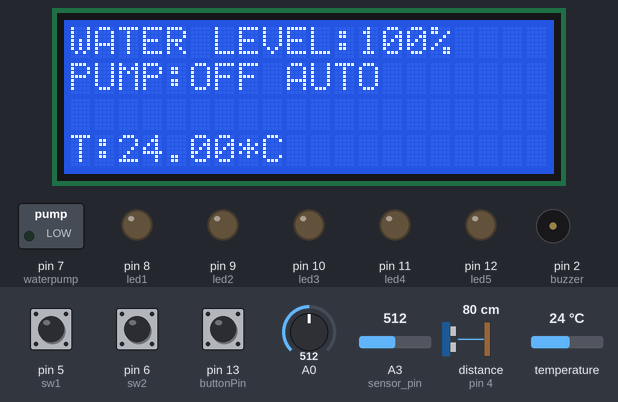
This sketch was run on a simulated Arduino Mega 2560, built with avr-gcc and run on an emulated ATmega2560. Parts: 20×4 character LCD, switched loads named in the sketch (green lamp = pin HIGH), output pins drawn as LEDs (lit = HIGH), buzzer (waves = sounding, pin HIGH). Wiring (inferred from the names in the program): ultrasonic range finder: trigger pin 3; echo pin 4. Inputs (shaded band) come from the test bench; at power-on: distance to the obstacle (sensor on pin 4) 80 cm, pin 6 (sw2) HIGH, pin 5 (sw1) HIGH, pin 13 (buttonPin) LOW, A0 = 512, A3 (sensor_pin) = 512, temperature 24 °C. The echo pulse lasts 58.3 µs per cm; EEPROM starts erased; pins used as bus, display or sensor lines are not drawn.

Above: at 2.2 s.
2.3 s: distance to the obstacle (sensor on pin 4) set to 2 cm
At 7.16 s:
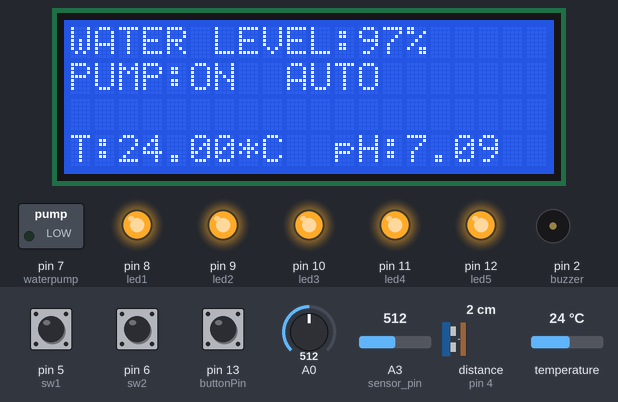
7.2 s: pin 6 (sw2) pulled LOW for 1 s
At 9.0 s:
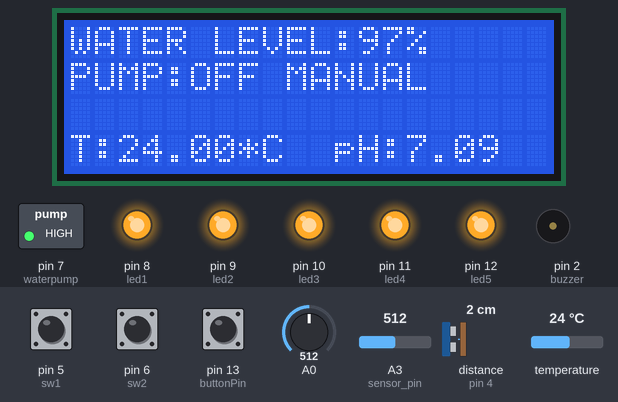
13.1 s: distance to the obstacle (sensor on pin 4) set to 8 cm
At 15.9 s:
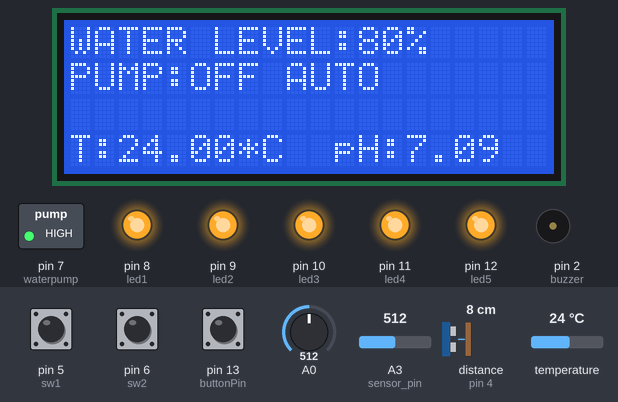
18.0 s: distance to the obstacle (sensor on pin 4) set to 11 cm
At 20.2 s:
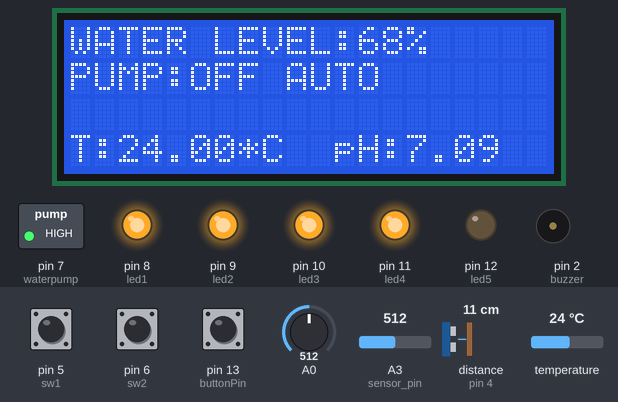
22.9 s: pin 5 (sw1) pulled LOW for 1 s
At 26.3 s:
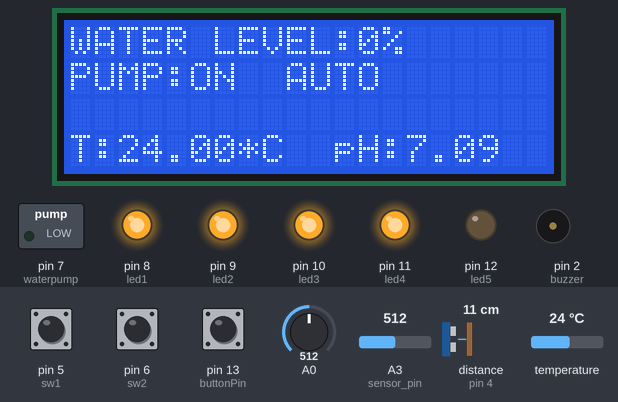
26.6 s: pin 6 (sw2) pulled LOW for 3.2 s
At 28.0 s:
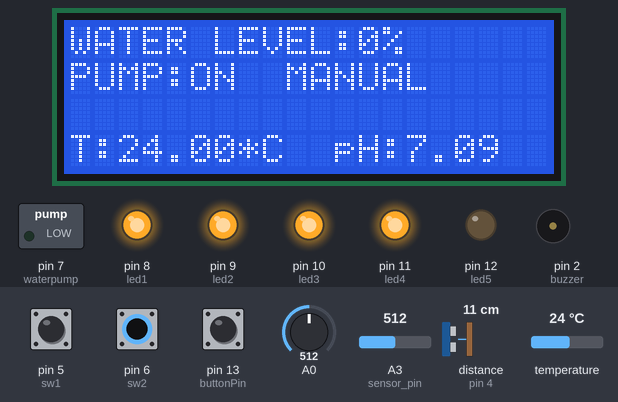
Timing chart, 0 to 29.6 s (numbered marks = the images above; inputs shaded):
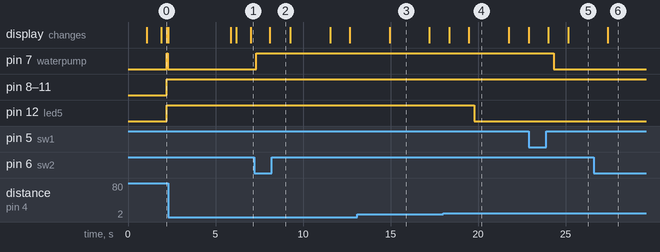

The sketch:

itoring_and_Control_with_screen_control_button_Arduino_Mega_.ino
```cpp
/*
 * This code create a MENU structure on a 16x2 LCD screen.
 * Six (6) different screens are implemented, and you can travel
 * thru them by pressing a button on Arduino PIN 4. Each press
 * of the button advances one (1) screen.
 * r
 * Made by Clovis Fritzen in 05/06/2017
 * http://www.FritzenMaker.com
 * http://www.FritzenLab.com.br
*/
//Based on YWROBOT's LiquidCrystal_I2C library, Library version:1.1
//Also based on the Debounce.ino sketch that comes with Arduino IDE

// Turbidity sensor A3
// Surrounding temperature A5
// pH sensor A0
//Ultrasonic sensor (trigger D3, echo D4)
// Relay D7
//
//
#include <LiquidCrystal_I2C.h>
#include <SoftwareSerial.h>
#include <String.h>
#include <DHT.h>
 #include <EEPROM.h>
#include <DallasTemperature.h>

#include <Wire.h>
 #define ONE_WIRE_BUS A1
 #define sensor_pin A3//turbidity sensor pin
#define DHTPIN 25
OneWire oneWire(ONE_WIRE_BUS);
DHT dht(DHTPIN, DHT11);
LiquidCrystal_I2C lcd(0x27, 20, 4);
DallasTemperature sensors(&oneWire);

SoftwareSerial gprs(2,3);
float ph_act, turbidity;
long duration, inches;
int set_val, percentage;
int read_ADC;
int ntu;
bool state, pump;
int phval = 0; // the pH meter Analog output is connected with the Arduino’s A0
unsigned long int avgval; //Store the average value of the sensor feedback
int buffer_arr[10], temp;
float calibration_value = 21.34;


int led1 = 8;
int led2 = 9;
int led3 = 10;
int led4 = 11;
int led5 = 12;
int buzzer = 2;

int trigpin= 3;
int echopin =4;
int sw1 = 5;
int sw2 = 6;
int waterpump=7;

int WhichScreen =1;   // This variable stores the current Screen number
boolean hasChanged = true;
const int buttonPin = 13;    // the number of the pushbutton pin
int buttonState;             // the current reading from the input pin
int lastButtonState = LOW;   // the previous reading from the input pin
unsigned long lastDebounceTime = 0;  // the last time the output pin was toggled
unsigned long debounceDelay = 10;    // the debounce time; increase if the output flickers

void setup()
{
              // the GPRS baud rate
  Serial.begin(9600);    // the GPRS baud rate
  gprs.begin(9600);
    sensors.begin();
  dht.begin();
  delay(1000);
    lcd.init();// or lcd.begin();
  lcd.backlight();
   pinMode(buttonPin, INPUT);

pinMode(sensor_pin, INPUT);
   pinMode(led1, OUTPUT);
  pinMode(led2, OUTPUT);
  pinMode(led3, OUTPUT);
  pinMode(led4, OUTPUT);
  pinMode(led5, OUTPUT);
  pinMode(buzzer, OUTPUT);


  digitalWrite(led1, LOW);
  digitalWrite(led2, LOW);
  digitalWrite(led3, LOW);
  digitalWrite(led4, LOW);
  digitalWrite(led5, LOW);
  digitalWrite(buzzer, LOW);

 pinMode(trigpin, OUTPUT);
pinMode(echopin, INPUT);
  pinMode(waterpump, OUTPUT);
    pinMode(sw1, INPUT_PULLUP);
  pinMode(sw2, INPUT_PULLUP);


    set_val = EEPROM.read(0);
  if (set_val > 35)set_val = 35 ;
}
void loop()
{
  read_ADC = analogRead(sensor_pin);
       sensors.requestTemperatures();
    digitalWrite(trigpin, HIGH);
  delayMicroseconds(10);
  digitalWrite(trigpin, LOW);
  duration = pulseIn(echopin, HIGH);
      percentage = (set_val - inches) * 100 / set_val;
  inches = microsecondsToInches(duration);


        lcd.setCursor(0, 0);
    lcd.print("WATER LEVEL:");
  lcd.setCursor(0, 1);
  lcd.print("PUMP:OFF MANUAL ");
  lcd.setCursor(12, 0);
  if (percentage < 0)percentage = 0;
  lcd.print(percentage);
  lcd.print("%   ");
     lcd.setCursor(5, 1);
   if(pump==1)lcd.print("ON ");
   else if(pump==0) lcd.print("OFF");


   lcd.setCursor(9, 1);
   if(!digitalRead(6))lcd.print("MANUAL ");
   else lcd.print("AUTO   ");
  lcd.setCursor(0, 3);
  lcd.print("T:");
  lcd.setCursor(2, 3);
  lcd.print(sensors.getTempCByIndex(0));
  lcd.setCursor(7, 3);
  lcd.print("*C");


     for (int i = 0; i < 10; i++) //Get 10 sample value from the sensor for smooth the value
  {
    buffer_arr[i] = analogRead(A0);
    delay(30);
  }
  for (int i = 0; i < 9; i++) //sort the analog from small to large
  {
    for (int j = i + 1; j < 10; j++)
    {
      if (buffer_arr[i] > buffer_arr[j])
      {
        temp = buffer_arr[i];
        buffer_arr[i] = buffer_arr[j];
        buffer_arr[j] = temp;
      }
    }
  }
  avgval = 0;
  for (int i = 2; i < 8; i++) //take the average value of 6 center sample
    avgval += buffer_arr[i];
  float volt = (float)avgval * 5.0 / 1024 / 6; //convert the analog into millivolt
  float ph_act = -5.70 * volt + calibration_value;//convert the millivolt into pH value

    lcd.setCursor(11, 3);
  lcd.print("pH:");
  lcd.setCursor(14, 3);
  lcd.print(ph_act);


  lcd.setCursor(15, 3);
  if (percentage < 30 & digitalRead(6))pump = 1;
  if (percentage > 85)pump = 0;
  digitalWrite(7, !pump);


  if (  (percentage > 0) && (percentage <= 10)  )
  {

    digitalWrite(led1, HIGH);
    digitalWrite(led2, LOW);
    digitalWrite(led3, LOW);
    digitalWrite(led4, LOW);
    digitalWrite(led5, LOW);

    digitalWrite(buzzer, HIGH);
  } else

    if (  (percentage > 10) && (percentage <= 25)  )
    {

      digitalWrite(led1, HIGH);
      digitalWrite(led2, HIGH);
      digitalWrite(led3, LOW);
      digitalWrite(led4, LOW);
      digitalWrite(led5, LOW);
      digitalWrite(buzzer, LOW);

    } else

      if (  (percentage > 25) && (percentage <= 50)  )
      {

        digitalWrite(led1, HIGH);
        digitalWrite(led2, HIGH);
        digitalWrite(led3, HIGH);
        digitalWrite(led4, LOW);
        digitalWrite(led5, LOW);
          digitalWrite(buzzer, LOW);
      } else

        if (  (percentage > 50) && (percentage <= 75)  )
        {

          digitalWrite(led1, HIGH);
          digitalWrite(led2, HIGH);
          digitalWrite(led3, HIGH);
          digitalWrite(led4, HIGH);
          digitalWrite(led5, LOW);
          digitalWrite(buzzer, LOW);
        } else

          if (  (percentage > 75) && (percentage <= 100)  )
          {

            digitalWrite(led1, HIGH);
            digitalWrite(led2, HIGH);
            digitalWrite(led3, HIGH);
            digitalWrite(led4, HIGH);
            digitalWrite(led5, HIGH);
            digitalWrite(buzzer, LOW);
          }


   lcd.setCursor(5, 1);
   if(pump==1)lcd.print("");
   else if(pump==0) lcd.print("");

  lcd.setCursor(9, 1);
  if (!digitalRead(6))lcd.print("");
  lcd.print("");

  if (!digitalRead(5) & !state & digitalRead(6)) {
    state = 1;
    set_val = inches;
    EEPROM.write(0, set_val);
  }

  if (!digitalRead(5) & !state & !digitalRead(6)) {
    state = 1;

    pump = !pump;

  }

  if (digitalRead(5))state = 0;


// push button control line
  if (hasChanged == true) {

  switch(WhichScreen) {
    case 1:
    {
      firstScreen();
    }
      delay(2000);


    case 2:
      {
        secondScreen();
        }
      break;

    case 4:
      {
        fourthScreen();
      }
      break;

   case 5:
      {
        fifthScreen();
      }
      break;

    }
}

    //-------------------------------
    // BEGIN of the switch debouncing code
    int reading = digitalRead(buttonPin);
  if (reading != lastButtonState) {
    // reset the debouncing timer
    lastDebounceTime = millis();
  }

if ((millis() - lastDebounceTime) > debounceDelay) {
    // whatever the reading is at, it's been there for longer
    // than the debounce delay, so take it as the actual current state:

    // if the button state has changed:
    if (reading != buttonState) {
      buttonState = reading;

      // only toggle the LED if the new button state is HIGH
      if (buttonState == HIGH) {
        hasChanged = true;
        WhichScreen++;


      }
    } else {
      hasChanged = false;
    }
  }
  lastButtonState = reading;
  // END of the switch Debouncing code
  // --------------------------------------
  if (WhichScreen > 5){
    WhichScreen = 1;
  }
}


void firstScreen()
  {


  // Analog input for ultraasonic sensor water level
  digitalWrite(trigpin, HIGH);
  delayMicroseconds(10);
  digitalWrite(trigpin, LOW);
  duration = pulseIn(echopin, HIGH);
      percentage = (set_val - inches) * 100 / set_val;
  inches = microsecondsToInches(duration);
  //water level and water pump line of code
  lcd.clear();
  lcd.print("WATER LEVEL:");
  lcd.setCursor(0, 1);
  lcd.print("PUMP:OFF MANUAL ");
  lcd.setCursor(12, 0);
  if (percentage < 0)percentage = 0;
  lcd.print(percentage);
  lcd.print("%   ");


  if (percentage < 30 & digitalRead(6))pump = 1;
  if (percentage > 85)pump = 0;
  digitalWrite(7, !pump);


  if (  (percentage > 0) && (percentage <= 10)  )
  {

    digitalWrite(led1, HIGH);
    digitalWrite(led2, LOW);
    digitalWrite(led3, LOW);
    digitalWrite(led4, LOW);
    digitalWrite(led5, LOW);
    delay(50);
    digitalWrite(buzzer, HIGH);
  } else

    if (  (percentage > 10) && (percentage <= 25)  )
    {

      digitalWrite(led1, HIGH);
      digitalWrite(led2, HIGH);
      digitalWrite(led3, LOW);
      digitalWrite(led4, LOW);
      digitalWrite(led5, LOW);
      delay(50);
    } else

      if (  (percentage > 25) && (percentage <= 50)  )
      {

        digitalWrite(led1, HIGH);
        digitalWrite(led2, HIGH);
        digitalWrite(led3, HIGH);
        digitalWrite(led4, LOW);
        digitalWrite(led5, LOW);
        delay(50);
      } else

        if (  (percentage > 50) && (percentage <= 75)  )
        {

          digitalWrite(led1, HIGH);
          digitalWrite(led2, HIGH);
          digitalWrite(led3, HIGH);
          digitalWrite(led4, HIGH);
          digitalWrite(led5, LOW);
          delay(50);
        } else

          if (  (percentage > 75) && (percentage <= 100)  )
          {

            digitalWrite(led1, HIGH);
            digitalWrite(led2, HIGH);
            digitalWrite(led3, HIGH);
            digitalWrite(led4, HIGH);
            digitalWrite(led5, HIGH);

            delay(50);
          }

   lcd.clear();
  lcd.print("WATER LEVEL:");
  lcd.setCursor(0, 1);
  lcd.print("PUMP:OFF MANUAL ");
  lcd.setCursor(12, 0);
  if (percentage < 0)percentage = 0;
  lcd.print(percentage);
  lcd.print("%   ");


  if (percentage < 30 & digitalRead(6))pump = 1;
  if (percentage > 85)pump = 0;
  digitalWrite(7, !pump);

   lcd.setCursor(5, 1);
   if(pump==1)lcd.print("ON ");
   else if(pump==0) lcd.print("OFF");


   lcd.setCursor(9, 1);
   if(!digitalRead(6))lcd.print("MANUAL ");
   else lcd.print("AUTO   ");

  if (!digitalRead(5) & !state & digitalRead(6)) {
    state = 1;
    set_val = inches;
    EEPROM.write(0, set_val);
  }

  if (!digitalRead(5) & !state & !digitalRead(6)) {
    state = 1;
    pump = !pump;

  }

  if (digitalRead(5))state = 0;

  }
  long microsecondsToInches(long microseconds) {
   return microseconds / 29 / 2;
}

void secondScreen(){

     sensors.requestTemperatures();
      // water temperature line of code

  }
void fourthScreen()
  {
     //pH sensor

   for (int i = 0; i < 10; i++) //Get 10 sample value from the sensor for smooth the value
  {
    buffer_arr[i] = analogRead(A0);
    delay(30);
  }
  for (int i = 0; i < 9; i++) //sort the analog from small to large
  {
    for (int j = i + 1; j < 10; j++)
    {
      if (buffer_arr[i] > buffer_arr[j])
      {
        temp = buffer_arr[i];
        buffer_arr[i] = buffer_arr[j];
        buffer_arr[j] = temp;
      }
    }
  }
  avgval = 0;
  for (int i = 2; i < 8; i++) //take the average value of 6 center sample
    avgval += buffer_arr[i];
  float volt = (float)avgval * 5.0 / 1024 / 6; //convert the analog into millivolt
  float ph_act = -5.70 * volt + calibration_value; //convert the millivolt into pH value

  lcd.print("TURBIDITY:");
  lcd.print("   ");
  lcd.setCursor(10, 3);
  lcd.print(turbidity);

  }
void fifthScreen()
  {
    // Analog input for turbidityint sensorValue = analogRead(sensorPin);;

  }


void watersensor(){

  sensors.requestTemperatures();

  // Analog input for ultraasonic sensor water level
  digitalWrite(trigpin, HIGH);
  delayMicroseconds(10);
  digitalWrite(trigpin, LOW);
  duration = pulseIn(echopin, HIGH);

  inches = microsecondsToInches(duration);

  percentage = (set_val - inches) * 100 / set_val;


  // Analog input for turbidityint sensorValue = analogRead(sensorPin);


  // surrounding temperature sensor line of code
  int reading = analogRead(A5);
  float voltage = reading * 5.0;
  voltage /= 1024.0;


  // now print out the surrounding temperature
  float temperatureC = (voltage - 0.5) * 100 ;//converting from 10 mv per degree wit 500 mV offset
  //to degrees ((voltage - 500mV) times 100)


  //pH sensor line of code
  for (int i = 0; i < 10; i++) //Get 10 sample value from the sensor for smooth the value
  {
    buffer_arr[i] = analogRead(A0);
    delay(30);
  }
  for (int i = 0; i < 9; i++) //sort the analog from small to large
  {
    for (int j = i + 1; j < 10; j++)
    {
      if (buffer_arr[i] > buffer_arr[j])
      {
        temp = buffer_arr[i];
        buffer_arr[i] = buffer_arr[j];
        buffer_arr[j] = temp;
      }
    }
  }
  avgval = 0;
  for (int i = 2; i < 8; i++) //take the average value of 6 center sample
    avgval += buffer_arr[i];
  float volt = (float)avgval * 5.0 / 1024 / 6; //convert the analog into millivolt
  float ph_act = -5.70 * volt + calibration_value; //convert the millivolt into pH value


}
```

Measured:
- the behaviour switches between 9 and 10 cm on distance to the obstacle (sensor on pin 4) (found by bisection; images 3 and 4)
- after the input at 7.2 s, the display: changes after 0.90 s (image 2)
- after the input at 13.1 s, the display: changes after 1.8 s (image 3)
- after the input at 18.0 s, pin 12 (led5): HIGH → LOW after 1.8 s; the display: first differs from a run without the input after 1.5 s (image 4)
- after the input at 22.9 s, pin 7 (waterpump): HIGH → LOW after 1.4 s; the display: first changes after 1.1 s (image 5 shows a later state)
- after the input at 26.6 s, the display: changes after 0.82 s (image 6)
- what the display in image 3 shows lasts 2.3 s, from 14.9 s to 17.2 s
